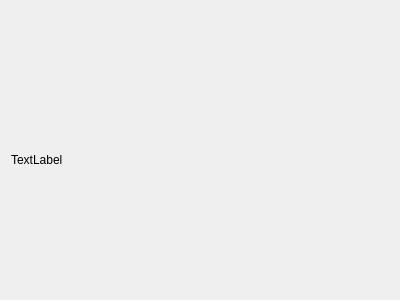
<?xml version="1.0" encoding="UTF-8"?>
<ui version="4.0">
 <class>OCC::RemoveAllFilesWidget</class>
 <widget class="QWidget" name="OCC::RemoveAllFilesWidget">
  <property name="geometry">
   <rect>
    <x>0</x>
    <y>0</y>
    <width>400</width>
    <height>300</height>
   </rect>
  </property>
  <property name="windowTitle">
   <string>Form</string>
  </property>
  <layout class="QVBoxLayout" name="verticalLayout">
   <item>
    <spacer name="verticalSpacer">
     <property name="orientation">
      <enum>Qt::Vertical</enum>
     </property>
     <property name="sizeHint" stdset="0">
      <size>
       <width>20</width>
       <height>40</height>
      </size>
     </property>
    </spacer>
   </item>
   <item>
    <layout class="QGridLayout" name="gridLayout">
     <item row="0" column="0">
      <widget class="QLabel" name="trashIcon">
       <property name="sizePolicy">
        <sizepolicy hsizetype="Fixed" vsizetype="Fixed">
         <horstretch>0</horstretch>
         <verstretch>0</verstretch>
        </sizepolicy>
       </property>
       <property name="maximumSize">
        <size>
         <width>128</width>
         <height>128</height>
        </size>
       </property>
       <property name="text">
        <string/>
       </property>
       <property name="pixmap">
        <pixmap resource="../../../../../../../_/30b36579/owncloud-client/src/resources/client.qrc">:/client/resources/light/delete.svg</pixmap>
       </property>
       <property name="scaledContents">
        <bool>true</bool>
       </property>
       <property name="alignment">
        <set>Qt::AlignCenter</set>
       </property>
      </widget>
     </item>
    </layout>
   </item>
   <item>
    <widget class="QLabel" name="label">
     <property name="text">
      <string>TextLabel</string>
     </property>
    </widget>
   </item>
   <item>
    <spacer name="verticalSpacer_2">
     <property name="orientation">
      <enum>Qt::Vertical</enum>
     </property>
     <property name="sizeHint" stdset="0">
      <size>
       <width>20</width>
       <height>40</height>
      </size>
     </property>
    </spacer>
   </item>
  </layout>
 </widget>
 <resources>
  <include location="../../../../../../../_/30b36579/owncloud-client/src/resources/client.qrc"/>
 </resources>
 <connections/>
</ui>
